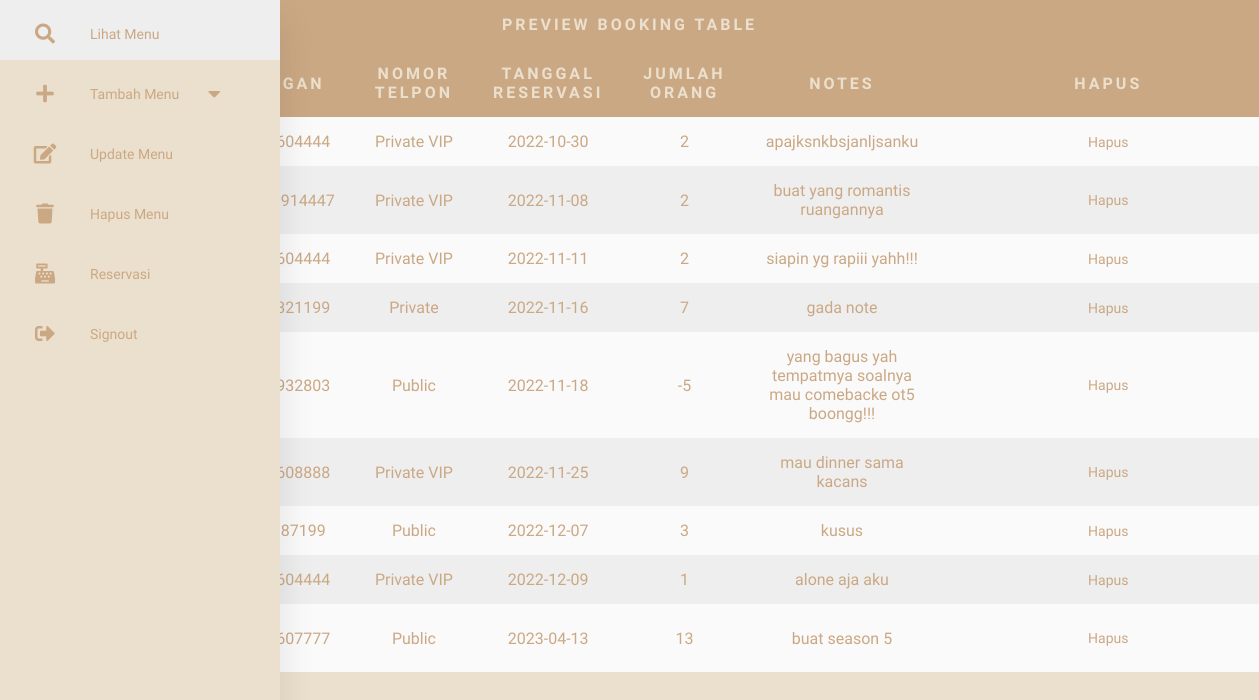
Page /lihat_reservasi.php on the committed database.
### tables this page shows
CREATE TABLE `reservasi` (
  `id` int(11) NOT NULL,
  `nama` varchar(100) NOT NULL,
  `no_telp` varchar(13) NOT NULL,
  `ruangan` varchar(50) NOT NULL,
  `tanggal` varchar(100) NOT NULL,
  `jumlah` int(11) NOT NULL,
  `notes` varchar(255) NOT NULL
);

### lihat_reservasi.php (the view, shortened to what this page needs)
<?php
    require 'konfigurasi.php';
    $result = mysqli_query($db, "SELECT * FROM reservasi ORDER BY tanggal ASC");
?>
<!DOCTYPE html>
<html lang="en">
<head>
    <link rel="stylesheet" href="css/admin4.css">
    <link rel = "stylesheet" href = "https://cdnjs.cloudflare.com/ajax/libs/font-awesome/5.15.4/css/all.min.css" />
    <link rel="stylesheet" href="https://cdn.jsdelivr.net/npm/bootstrap-icons@1.3.0/font/bootstrap-icons.css" />
</head>
<body>
<div class="bigboxbos">
    <nav>
        <ul>
            <li>
                <a href="lihat.php" class="logo">
                <i class="fas fa-search"></i>
                    <span class="nav-item">Lihat  Menu</span>
                </a>
            </li>
            <li>
                <a href="#">
                <i class="fas fa-plus"></i>
                    <span class="nav-item">Tambah Menu</span>
                    <span class="fas fa-caret-down" id="panah"></span>
                </a>
            </li>
            <li>
                <a href="lihat-edit.php">
                <i class="fas fa-edit"></i>
                    <span class="nav-item">Update Menu</span>
                </a>
            </li>
            <li>
                <a href="lihat-hapus.php">
                <i class="fas fa-trash"></i>
                    <span class="nav-item">Hapus Menu</span>
                </a>
            </li>
            <li>
                <a href="lihat.reservasi.php">
                <i class="fas fa-cash-register"></i>
                    <span class="nav-item">Reservasi</span>
                </a>
            </li>
            <li>
                <a href="logout.php">
                <i class="fas fa-sign-out-alt"></i>
                    <span class="nav-item">Signout</span>
                </a>
            </li>
        </ul>
    </nav>
    <main>
<div class = "box-preview">
<table class = "table" border = 5 align = "center">
    <tr>
        <th colspan = '9'>Preview Booking Table</th>
    </tr>
    <tr>
        <th>No</th>
        <th>Name Customer</th>
        <th>Ruangan</th>
        <th>Nomor Telpon</th>
        <th>Tanggal Reservasi</th>
        <th>Jumlah Orang</th>
        <th>Notes</th>
        <th>Hapus</th>
    </tr>
    <?php
        $i = 1;
        while($row = mysqli_fetch_array($result)){
    ?>
    <tr>
        <td><?= $i; ?></td>
        <td><?= $row['nama']; ?></td>
        <td><?= $row['no_telp']; ?></td>
        <td><?= $row['ruangan']; ?></td>
        <td><?= $row['tanggal']; ?></td>
        <td><?= $row['jumlah']; ?></td>
        <td><?= $row['notes']; ?></td>
        <td id = "btn"><a href = "delete-rsv.php?id=<?=$row['id']?>"> Hapus</td>
    </tr>
    <?php
     $i++;
        }
    ?>
    </table>
</div>
    </main>
</body>
</html>

### css/admin4.css (style rules this page uses)
* { margin: 0; padding: 0; outline: none; border: none; text-decoration: none; box-sizing: border-box; }
body { background: #ebe0cd; font-family: 'Dosis', sans-serif; }
nav { position: absolute; top: 0; bottom: 0; height: 100%; left: 0; background: #ebe0cd; width: 90px; overflow: hidden; transition: width 0.2s linear; box-shadow: 0 20px 35px rgba(0, 0, 0, 0.1); }
a { position: relative; color: #cba884; font-size: 14px; display: table; width: 300px; padding: 10px; font-family: 'Dosis', sans-serif; }
.fas { position: relative; width: 70px; height: 40px; top: 14px; font-size: 20px; text-align: center; }
.nav-item { position: relative; top: 12px; margin-left: 10px; }
.bigboxbos { width: 100%; justify-content: center; align-items: center; margin-left: auto; margin-right: auto; display: flex; }
table { z-index: 2; left: 0%; top: 0px; border-collapse: collapse; border-spacing: 0; overflow: hidden; width: 100%; }
td , th { padding: 15px 20px; text-align: center; }
th { background-color: #cba884; color: #ebe0cd; font-family: 'Dosis', sans-serif; font-weight: bold; letter-spacing: 3px; text-transform: uppercase; }
tr { width: 100%; background-color: #fafafa; font-family: 'Dosis', sans-serif; color: #cba884; }
tr:nth-child(even) { background-color: #eeeeee; }

### rows in the picture
reservasi: ruangan "Private VIP", tanggal "2022-10-30", jumlah "2", notes "apajksnkbsjanljsanku"
reservasi: ruangan "Private VIP", tanggal "2022-11-08", jumlah "2", notes "buat yang romantis ruangannya"
reservasi: ruangan "Private VIP", tanggal "2022-11-11", jumlah "2", notes "siapin yg rapiii yahh!!!"
reservasi: ruangan "Private", tanggal "2022-11-16", jumlah "7", notes "gada note"
reservasi: ruangan "Public", tanggal "2022-11-18", jumlah "-5", notes "yang bagus yah tempatmya soalnya mau comebacke ot5 boongg!!!"
reservasi: ruangan "Private VIP", tanggal "2022-11-25", jumlah "9", notes "mau dinner sama kacans"
reservasi: ruangan "Public", tanggal "2022-12-07", jumlah "3", notes "kusus"
reservasi: ruangan "Private VIP", tanggal "2022-12-09", jumlah "1", notes "alone aja aku"
reservasi: ruangan "Public", tanggal "2023-04-13", jumlah "13", notes "buat season 5"
